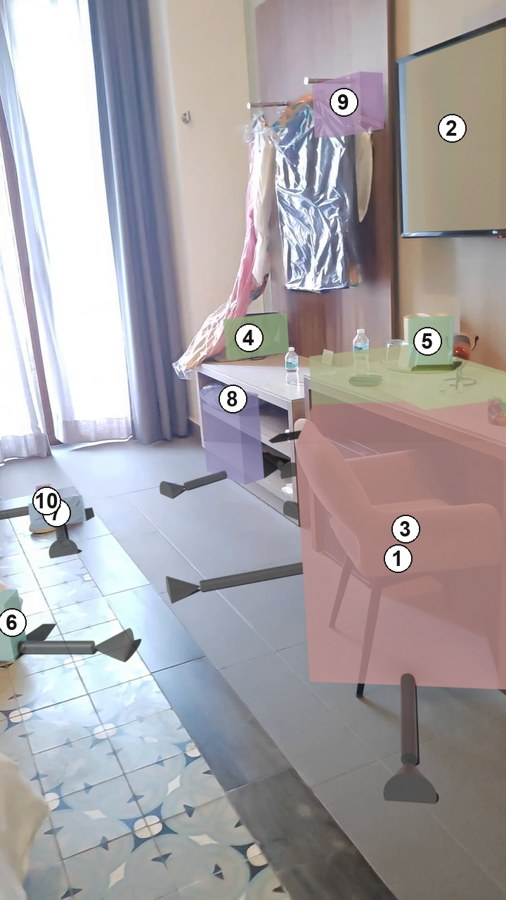
#> input picture docs/img/example_boxes.jpg, 506 x 900 px
$ python -i model_from_view.py   (imports and definitions only)
#> lines starting #> are read from the running program, lines starting #| are printed output that depends on the picture; after the words box and inside, x2 and y2 are one past the last pixel; in counts of white or black regions, pixels touching at a corner belong together
# 3D model (TRELLIS 2, same workflow as generate_models.py) from a clean view on a solid background (clean_view.py).
# The background is keyed out by its colour (taken from the image border), then TRELLIS runs up to 3 seeds; each
# result is scored with the SAME silhouette check as generate_models.py against a real photo crop of the object.
# Usage: python -I model_from_view.py <clean_view.png> <scene> <object_id> <out.glb> [port]
#   scene and object_id may be '-' (no detected object to check against: one seed, no score)
import glob, json, os, shutil, sys, uuid
import numpy as np
from PIL import Image, ImageFilter

sys.path.insert(0, os.path.dirname(os.path.abspath(__file__)))
from comfy_client import upload_image
from generate_models import generate_one, SEEDS, GOOD
from silhouette import fit_pose
from fit_poses import elevation

KEY = 60  # colour distance from the background that is still background


def key_out(path):
#> called with path = '../docs/img/example_boxes.jpg'
    rgb = np.array(Image.open(path).convert("RGB")).astype(float)
    border = np.concatenate([rgb[:8].reshape(-1, 3), rgb[-8:].reshape(-1, 3), rgb[:, :8].reshape(-1, 3), rgb[:, -8:].reshape(-1, 3)])
    bg = np.median(border, 0)
#> bg = [164, 153, 148]
    d = np.linalg.norm(rgb - bg, axis=-1)
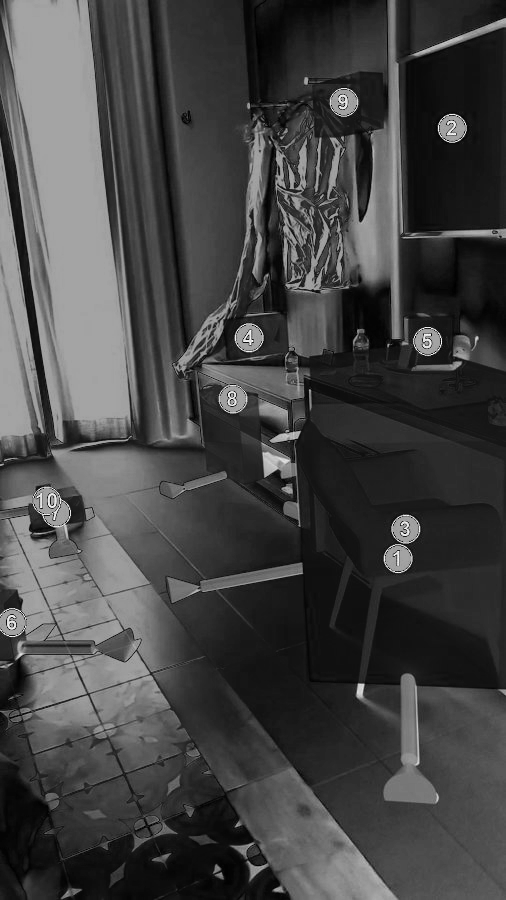
#> d: shape (900, 506) float64; min 1, max 268.7, mean 73.1; drawn with min black and max white
    g = rgb[..., 1] - np.maximum(rgb[..., 0], rgb[..., 2])  # green spill / soft green shadows count as background too
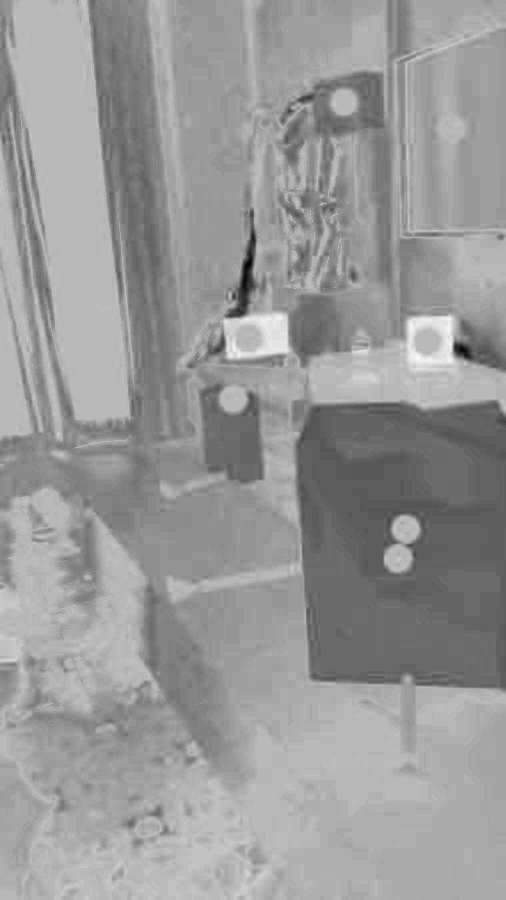
#> g: shape (900, 506) float64; min -83, max 31, mean -14.7; drawn with min black and max white
    fg = (d > KEY) & ~((g > 40) & (bg[1] > max(bg[0], bg[2])))
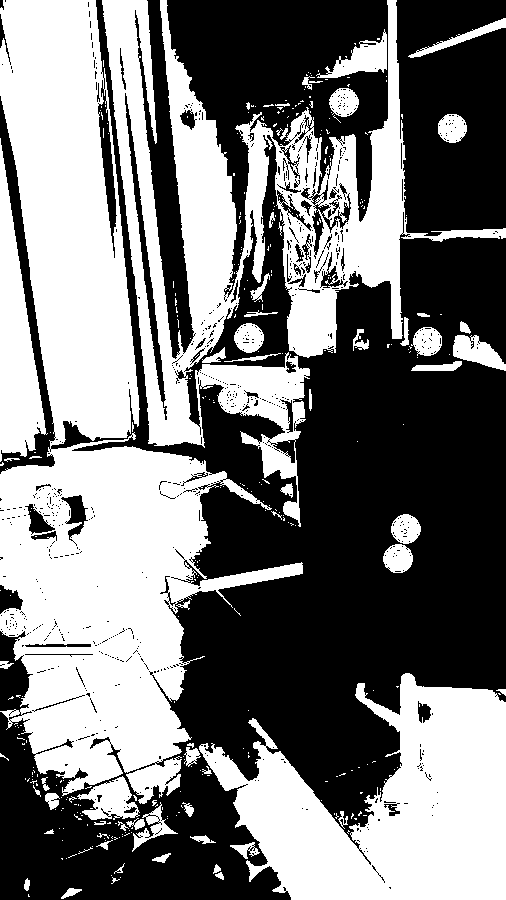
#> fg: shape (900, 506) bool; 47.3% white; 353 white regions (291 under 20 px), largest, box (x1, y1, x2, y2) and area: (0, 0, 303, 804) 98141, (102, 0, 506, 527) 55946, (199, 673, 506, 900) 40020
    m = Image.fromarray((fg * 255).astype(np.uint8)).filter(ImageFilter.MedianFilter(5))
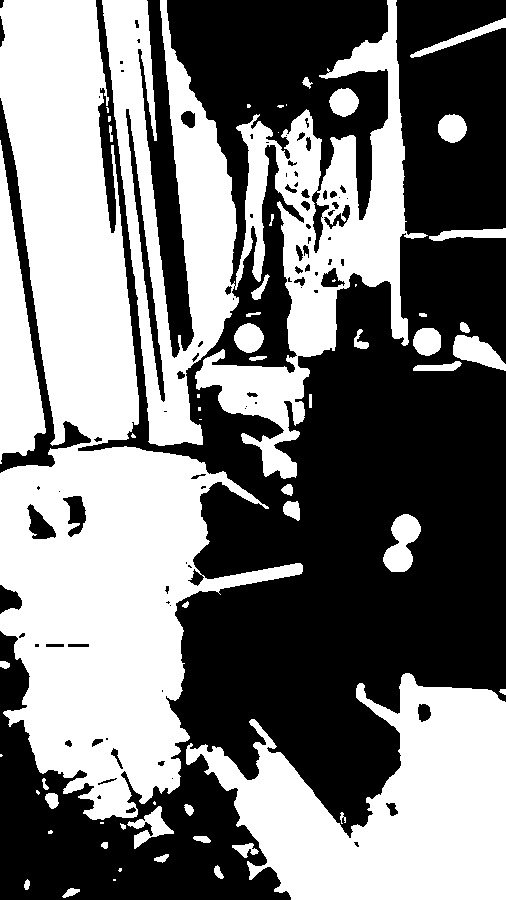
#> m: PIL image 506x900 L; 47.7% white; 60 white regions (19 under 20 px), largest, box (x1, y1, x2, y2) and area: (0, 0, 303, 820) 101110, (102, 0, 428, 479) 58345, (186, 673, 506, 900) 40471
    # keep the biggest blob only
    from scipy import ndimage
    lab, n = ndimage.label(np.array(m) > 127)
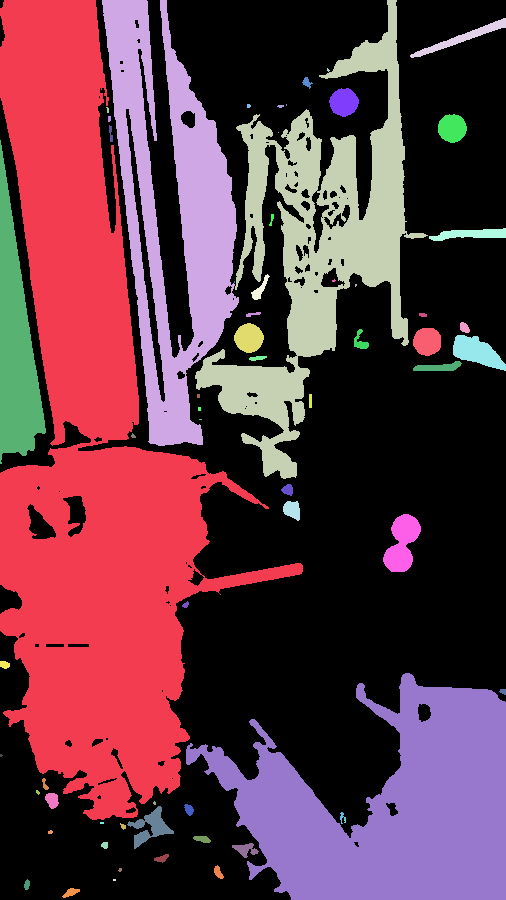
#> lab: shape (900, 506) int32; 67 distinct labels, from 0 to 66; one colour per label, 0 black
#> n = 66
    if n > 1:
        sizes = ndimage.sum(np.ones_like(lab), lab, range(1, n + 1))
#> sizes = 66 values, max 101108 at index 0, min 1 at index 14, mean 3291.1
        keep = 1 + int(np.argmax(sizes))
#> keep = 1
        m = Image.fromarray(((lab == keep) | ndimage.binary_fill_holes(lab == keep) * 0).astype(np.uint8) * 255)
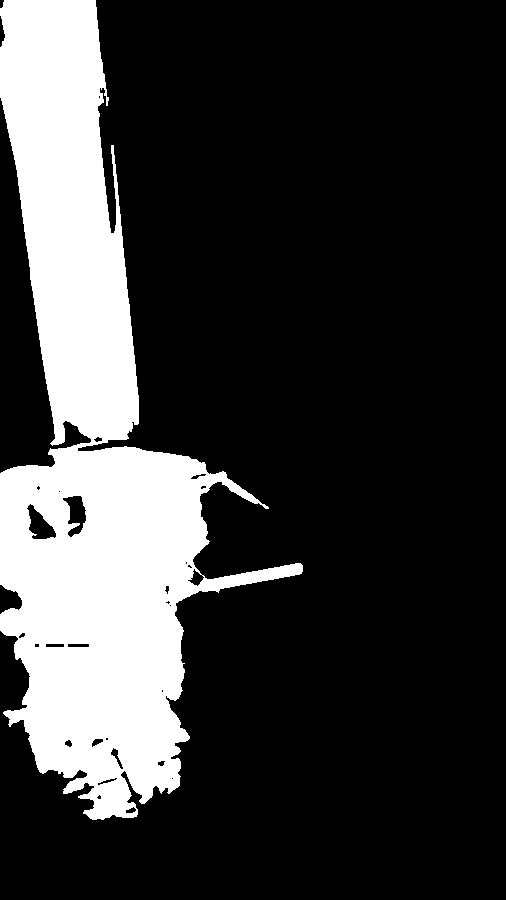
#> m: PIL image 506x900 L; 22.2% white; 1 white region, box (x1, y1, x2, y2) and area: (0, 0, 303, 820) 101108
    return rgb.astype(np.uint8), np.array(m)


def main():
    src, scene, oid, out = sys.argv[1], sys.argv[2], int(sys.argv[3]) if sys.argv[3] != "-" else None, sys.argv[4]
    port = sys.argv[5] if len(sys.argv) > 5 else "8188"
    check = scene != "-"  # "-": no real crop to check against (object not detected): one seed, no silhouette score
    if check:
        m = json.load(open(os.path.join(scene, "map.json"), encoding="utf-8"))
        o = next(x for x in m["objects"] if x["id"] == oid)
    rgb, mask = key_out(src)
    base = os.path.splitext(out)[0]
    Image.fromarray(rgb).save(base + "_in.png"); Image.fromarray(mask).save(base + "_mask.png")
    cut = np.dstack([rgb, mask]); Image.fromarray(cut).save(base + "_cutout.png")
    n_img, n_msk = upload_image(base + "_in.png", port), upload_image(base + "_mask.png", port)
    tag = uuid.uuid4().hex[:6]
    attempts = []
    for seed in SEEDS:
        glb = generate_one(n_img, n_msk, f"generated/clean_view_obj{oid}_{tag}_s{seed}", seed, port)
        if not check:
            attempts.append((0.0, seed, glb, {}))
            print(f"seed {seed}: done (no check)", flush=True)
            break
        q = fit_pose(glb, os.path.join(scene, o["crop"]), elevation(m, o))
        score = q["iou"] - (0.5 if q["relative_thickness"] < 0.02 else 0)
        attempts.append((score, seed, glb, q))
        print(f"seed {seed}: silhouette {q['iou']:.2f}  thickness {q['relative_thickness']:.3f}", flush=True)
        if score >= GOOD:
            break
    score, seed, glb, q = max(attempts, key=lambda t: t[0])
    shutil.copy(glb, out)
    json.dump(dict(seed=seed, source=src, **q, attempts=[(t[1], t[3]) for t in attempts]),
              open(base + "_quality.json", "w"), indent=1, default=float)
    print(f"-> keeping seed {seed}" + (f" (silhouette {q['iou']:.2f})" if q else ""), flush=True)


# [2 lines not run here, left out]

>>> result = key_out('../docs/img/example_boxes.jpg')

$ run again, on docs/img/viewer_hotel.jpg
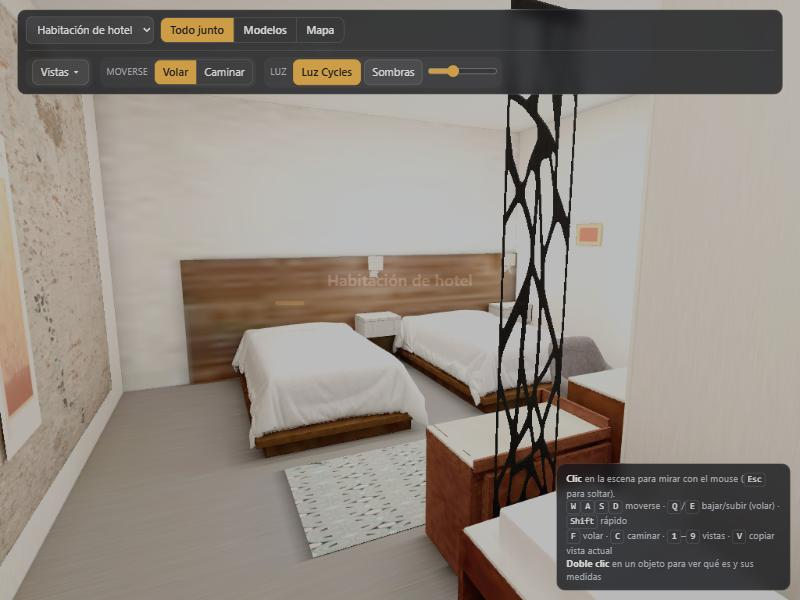
#> input picture docs/img/viewer_hotel.jpg, 800 x 600 px
#> bg = [180, 170, 160]
#> fg: shape (600, 800) bool; 40.3% white; 360 white regions (337 under 20 px), largest, box (x1, y1, x2, y2) and area: (13, 0, 791, 600) 187971, (24, 351, 112, 524) 2091, (5, 365, 33, 416) 881
#> in key_out, `lab, n = ndimage.label(np.array(m) > 127)`:
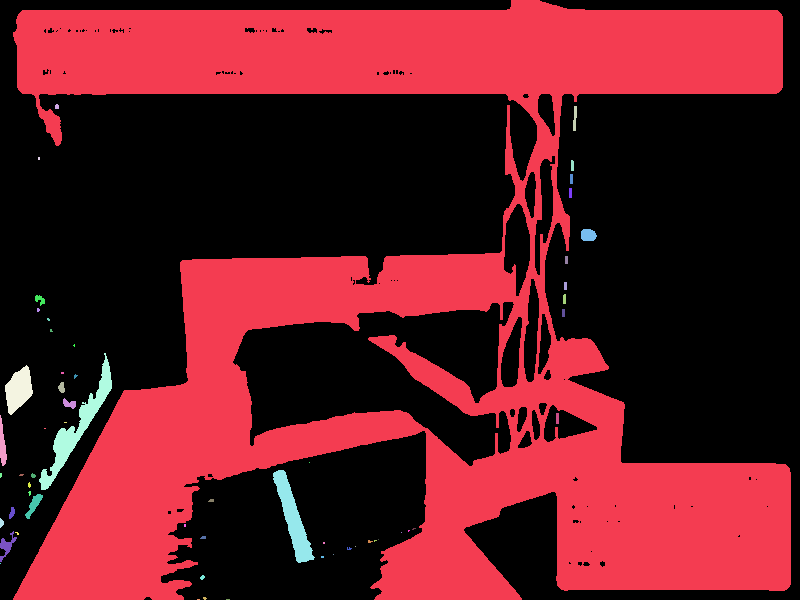
#> lab: shape (600, 800) int32; 59 distinct labels, from 0 to 58; one colour per label, 0 black
#> n = 58
#> sizes = 58 values, max 188244 at index 0, min 1 at index 27, mean 3344.2
#> keep = 1
#> in key_out, `m = Image.fromarray(((lab == keep) | ndimage.binary_fill_holes(lab == ..`:
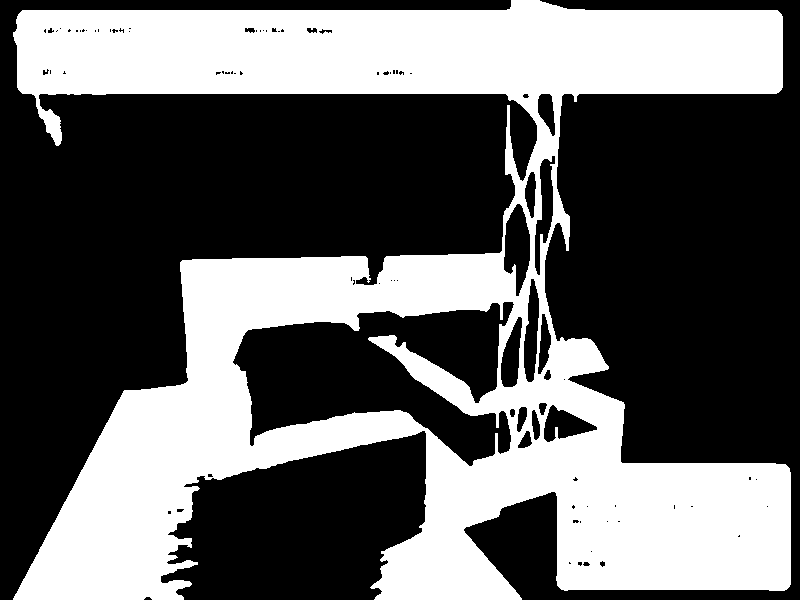
#> m: PIL image 800x600 L; 39.2% white; 1 white region, box (x1, y1, x2, y2) and area: (13, 0, 791, 600) 188244
